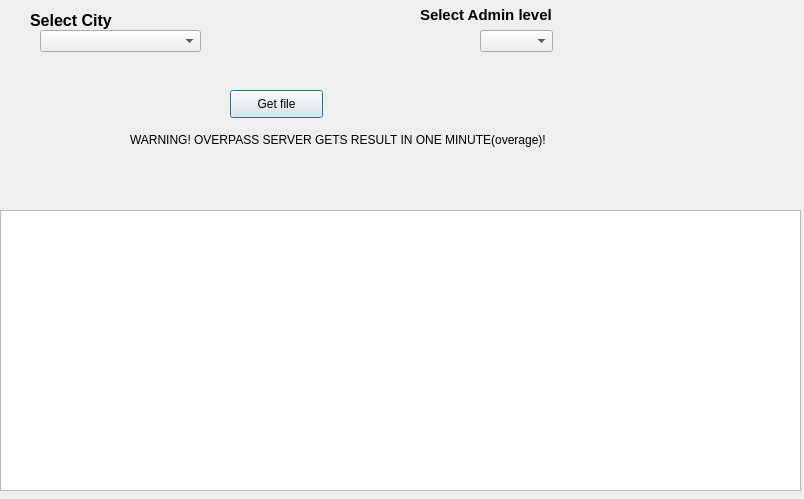
<?xml version="1.0" encoding="UTF-8"?>
<ui version="4.0">
 <class>Dialog</class>
 <widget class="QDialog" name="Dialog">
  <property name="geometry">
   <rect>
    <x>0</x>
    <y>0</y>
    <width>804</width>
    <height>499</height>
   </rect>
  </property>
  <property name="windowTitle">
   <string>Dialog</string>
  </property>
  <widget class="QPushButton" name="getResult">
   <property name="geometry">
    <rect>
     <x>230</x>
     <y>90</y>
     <width>93</width>
     <height>28</height>
    </rect>
   </property>
   <property name="text">
    <string>Get file</string>
   </property>
  </widget>
  <widget class="QTextBrowser" name="textEdit">
   <property name="geometry">
    <rect>
     <x>0</x>
     <y>210</y>
     <width>801</width>
     <height>281</height>
    </rect>
   </property>
  </widget>
  <widget class="QLabel" name="label">
   <property name="geometry">
    <rect>
     <x>30</x>
     <y>0</y>
     <width>171</width>
     <height>41</height>
    </rect>
   </property>
   <property name="text">
    <string>&lt;html&gt;&lt;head/&gt;&lt;body&gt;&lt;p&gt;&lt;span style=&quot; font-size:12pt; font-weight:600;&quot;&gt;Select City&lt;/span&gt;&lt;/p&gt;&lt;/body&gt;&lt;/html&gt;</string>
   </property>
  </widget>
  <widget class="QLabel" name="label_2">
   <property name="geometry">
    <rect>
     <x>420</x>
     <y>-10</y>
     <width>191</width>
     <height>51</height>
    </rect>
   </property>
   <property name="text">
    <string>&lt;html&gt;&lt;head/&gt;&lt;body&gt;&lt;p&gt;&lt;span style=&quot; font-size:11pt; font-weight:600;&quot;&gt;Select Admin level&lt;/span&gt;&lt;/p&gt;&lt;/body&gt;&lt;/html&gt;</string>
   </property>
  </widget>
  <widget class="QComboBox" name="comboBoxCity">
   <property name="geometry">
    <rect>
     <x>40</x>
     <y>30</y>
     <width>161</width>
     <height>22</height>
    </rect>
   </property>
  </widget>
  <widget class="QComboBox" name="comboBoxLevel">
   <property name="geometry">
    <rect>
     <x>480</x>
     <y>30</y>
     <width>73</width>
     <height>22</height>
    </rect>
   </property>
  </widget>
  <widget class="QLabel" name="label_3">
   <property name="geometry">
    <rect>
     <x>130</x>
     <y>130</y>
     <width>491</width>
     <height>21</height>
    </rect>
   </property>
   <property name="text">
    <string>&lt;html&gt;&lt;head/&gt;&lt;body&gt;&lt;p&gt;WARNING! OVERPASS SERVER GETS RESULT IN ONE MINUTE(overage)!&lt;/p&gt;&lt;/body&gt;&lt;/html&gt;</string>
   </property>
  </widget>
 </widget>
 <layoutdefault spacing="6" margin="11"/>
 <resources/>
 <connections/>
</ui>
